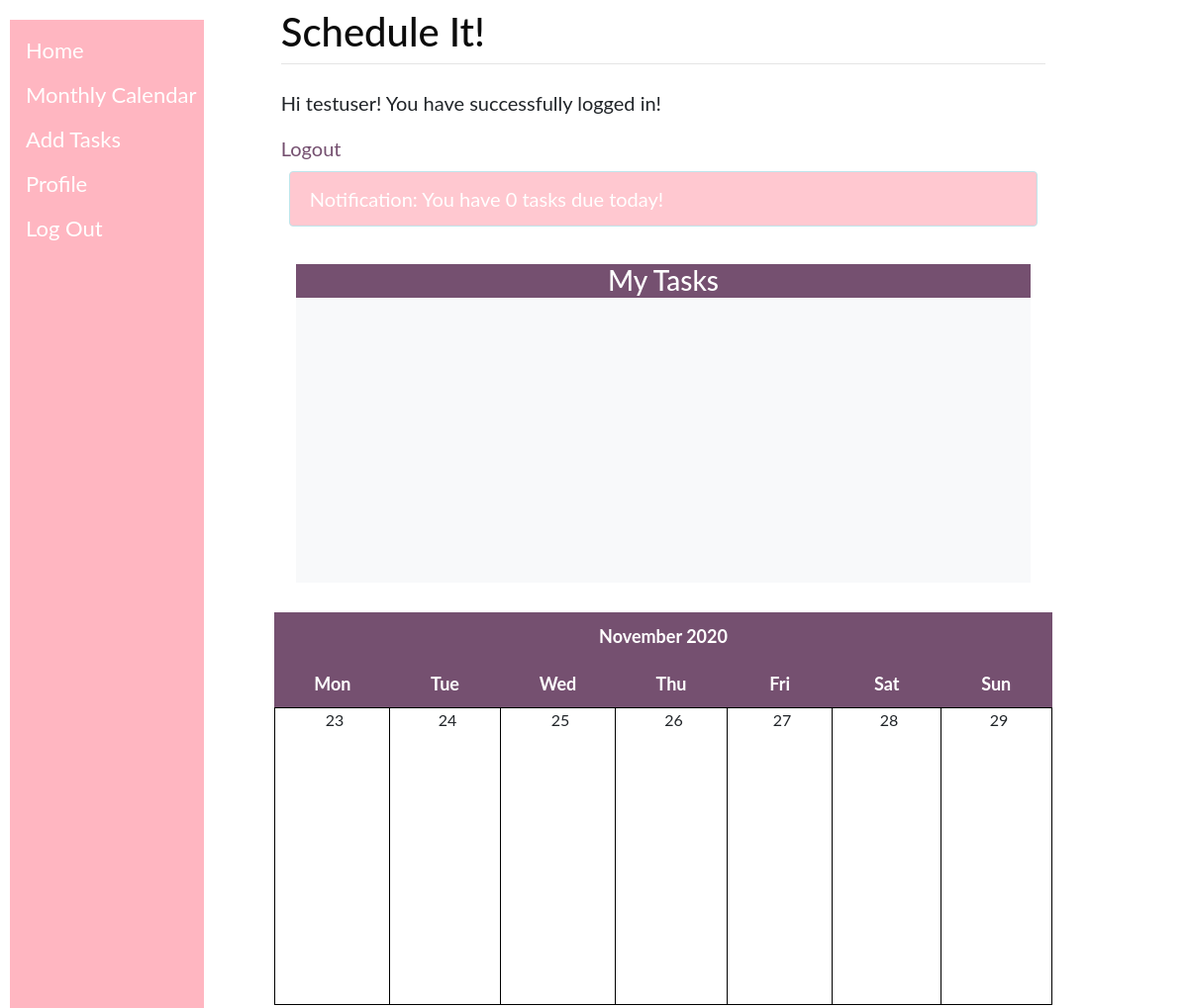
Before: / (signed in) with the older database file.
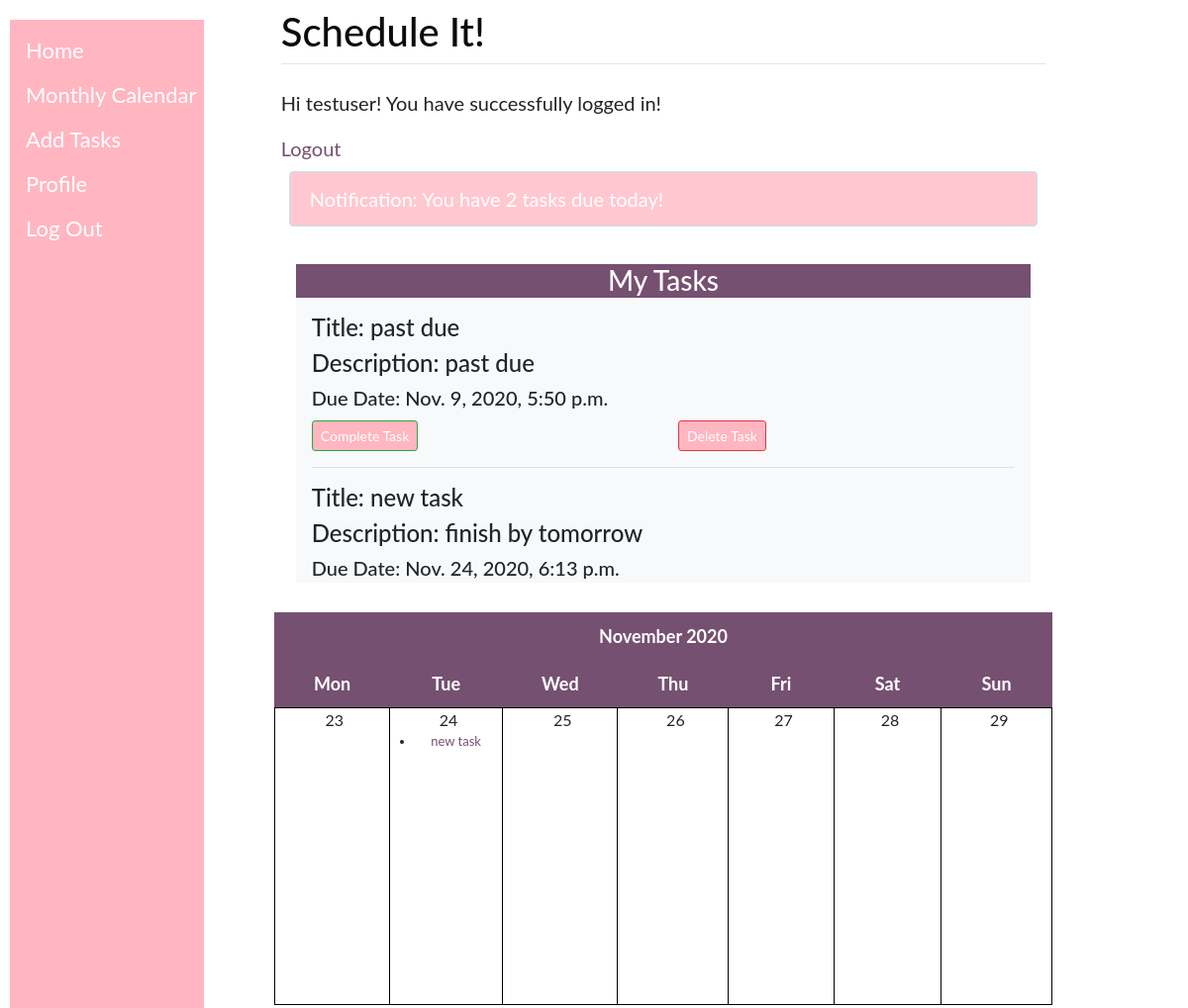
After: the same page with the newer database file.
### calendar_monthly_view/models.py (models this page shows, shortened)
class Event(models.Model):
    user = models.ForeignKey(User, on_delete= models.CASCADE)
    title = models.CharField(max_length=200)
    description = models.TextField()
    end_time = models.DateTimeField()
    start_time = models.DateTimeField()
    completed = models.BooleanField(default=False)
    @property
    def get_html_url(self):
        url = reverse('cal:event_edit', args=(self.id,))
        return f'<a href="{url}"> {self.title} </a>'

### calendar_monthly_view/views.py (the view)
# urls.py: path('', views.WeeklyView.as_view(), name='home'),
class WeeklyView(LoginRequiredMixin,generic.ListView):
    login_url = 'login'
    model = Event
    template_name = 'home.html'
    def get_context_data(self, **kwargs):
        context = super().get_context_data(**kwargs)
        d = get_date(self.request.GET.get('month', None))
        d = d.replace(day=int(datetime.now().strftime('%d')))
        user = self.request.user.id
        cal = Calendar(d.year, d.month, user)
        html_cal_week = cal.formatweekly(d, withyear=True)
        context['instance'] = Event.objects.filter(user=self.request.user)
        context['calendar_week'] = mark_safe(html_cal_week)
        now = datetime.today().date()
        past = Event.objects.filter(user=self.request.user, completed= False, end_time__lte = now)
        num = 0
        for p in past:
            num +=1
        messages.info(self.request, 'Notification: You have ' + str(num) + ' tasks due today!')
        return context

### calendar_monthly_view/utils.py (called while the page is built)
    def formatday(self, day, events):
        events_per_day = events.filter(end_time__day=day)
        d = ''
        for event in events_per_day:
            d += f'<li> {event.get_html_url} </li>'
        if day != 0:
            return f'<td><span class="date">{day}</span><ul> {d} </ul></td>'
        return '<td></td>'

    def formatweek(self, theweek, events):
        week = ''
        for d, weekday in theweek:
            week += self.formatday(d, events)
        return f'<tr> {week} </tr>'

    def formatweekly(self, d, withyear = True):
        events = Event.objects.filter(end_time__year = self.year, end_time__month = self.month, user= self.user)
        cal = f'<table border = "0" cellpadding = "0" cellspacing = "0" class = "calendar">\n'
        cal += f'{self.formatmonthname(self.year, self.month, withyear=withyear)}\n'
        cal += f'{self.formatweekheader()}\n'
        for week in self.monthdays2calendar(self.year, self.month):
            for day in week:
                date = int(str(day[0]))
                if date == d.day:
                    cal += f'{self.formatweek(week, events)}\n'
        return cal

### templates/home.html (shortened to what this page needs)
{% extends 'base.html' %}
{% block content %}
<p id="msg1">
{% if user.is_authenticated %}
Hi {{ user.username }}!
You have successfully logged in!
</p>
<a href="{% url 'logout' %}">Logout</a>
{% if messages %}
{% for message in messages %}
<div class="alert {{ message.tags }} m-2" id="msg" role="alert"
     style="color: white; background-color:rgb(255, 182, 193, 0.75);">
  {{ message }}
</div>
{% endfor %}
{% endif %}
{% block script %}
<div class="col">
  <h3 class="text-center text-white-0 mb-0">My Tasks</h3>
  <div class="overflow-auto bg-light p-3" style="height: 18rem;">
    {% for ins in instance %}
    {% if ins.completed is False %}
    <h4>Title: <span>{{ ins.title }}</span></h4>
    <h4>Description: <span>{{ ins.description }}</span></h4>
    <h5>Due Date: <span>{{ ins.end_time }}</span></h5>
    <div class="row">
      <div class="col">
        <form action="{% url 'event_complete' ins.id %}" method="POST">
          <input class="btn btn-outline-success btn-sm" type="submit" value="Complete Task">
        </form>
      </div>
      <div class="col">
        <form action="{% url 'event_delete' ins.id %}" method="POST">
          <input class="btn btn-outline-danger btn-sm" type="submit" value="Delete Task">
        </form>
      </div>
    </div>
    <hr>
    {% endif %}
    {% endfor %}
  </div>
</div>
<div class="row">
  {{calendar_week}}
</div>
{% endblock %}
{% else %}
<p>You are not logged in</p>
<a href="{% url 'login' %}">Log In</a>
{% endif %}
{% endblock %}

Changed rows visible on the page:
now on this page (row edited): Event: title "past due", description "past due", end_time "Nov. 9, 2020, 5:50 p.m."
added Event: title "new task", description "finish by tomorrow", end_time "Nov. 24, 2020, 6:13 p.m.", title "November 2020 Mon Tue Wed Thu Fri Sat Sun 23 24 new task 25 26 27 28 29"
Other visible differences:
{{ calendar_week }}: "November 2020 Mon Tue Wed Thu Fri Sat Sun 23 24 25 26 27 28 29" → (not shown)
new list line: "Notification: You have 2 tasks due today!"
list line gone: "Notification: You have 0 tasks due today!"
